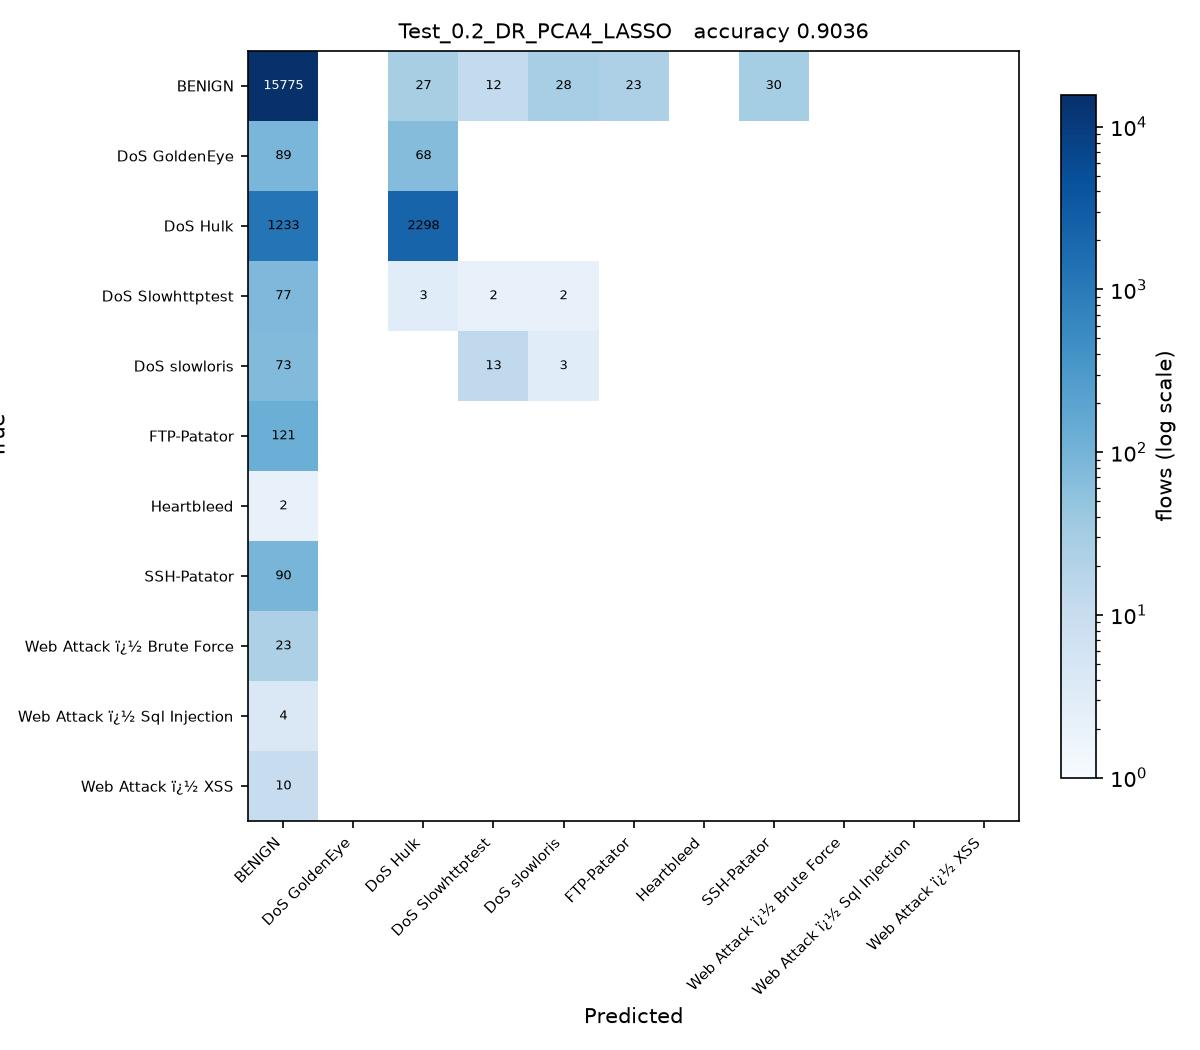

Python code for this plot:
# Test_0.2_DR_PCA4_LASSO.py
#
# Test size 0.2  |  PCA, 4 components  |  Lasso Regression -> SGDClassifier(penalty='l1') (sheet #4)
#
# This is SGDC_60_40.py with the changes marked CHANGE below and nothing else.
#
# Sheet entry 4 is Lasso(alpha=0.1), a regressor. Its defining feature is the
# L1 penalty, which SGDClassifier(penalty='l1') applies to a classifier.
# alpha is left at the SGDClassifier default: the sheet's 0.1 is scaled to
# Lasso's own loss and means something different here.

import os
from pathlib import Path

# CHANGE 1: run from the project folder, so the CSV names below resolve, and
# read them as latin-1. The Web Attack labels contain byte 0x96, which the
# default utf-8 decoder rejects with UnicodeDecodeError.
os.chdir(Path(__file__).resolve().parent.parent)
import numpy as np
import pandas as pd

df1 = pd.read_csv(r'C:\Users\Karthika\OneDrive\Desktop\ACN_PCA_75_Runs\Scripts\Tuesday-WorkingHours.pcap_ISCX (1).csv', low_memory=True, encoding='latin-1')
df2 = pd.read_csv(r'C:\Users\Karthika\OneDrive\Desktop\ACN_PCA_75_Runs\Scripts\Wednesday-workingHours.pcap_ISCX.csv', low_memory=True, encoding='latin-1')
df3 = pd.read_csv(r'C:\Users\Karthika\OneDrive\Desktop\ACN_PCA_75_Runs\Scripts\Thursday-WorkingHours-Morning-WebAttacks.pcap_ISCX.csv', low_memory=True, encoding='latin-1')

dataset = pd.concat([df1, df2, df3], ignore_index=True)

dataset.columns = dataset.columns.str.strip()

# CHANGE 2: a stratified sample of 100000 flows, the same for every run.
# The full three captures hold about 1.3 million flows, which makes 75 runs
# impractical. At least 50 flows of every class are kept.
label = dataset.columns[-1]
dataset = pd.concat(
    [g.sample(n=min(len(g), max(50, round(100000 * len(g) / len(dataset)))), random_state=0)
     for _, g in dataset.groupby(label)],
    ignore_index=True
)

X = dataset.iloc[:, :-1]
y = dataset.iloc[:, -1]

X = X.apply(pd.to_numeric, errors='coerce')

X.replace([np.inf, -np.inf], np.nan, inplace=True)

from sklearn.impute import SimpleImputer

imputer = SimpleImputer(missing_values=np.nan, strategy='mean')
X = imputer.fit_transform(X)

from sklearn.preprocessing import LabelEncoder

labelencoder_y = LabelEncoder()
y = labelencoder_y.fit_transform(y)

from sklearn.model_selection import train_test_split

X_train, X_test, y_train, y_test = train_test_split(
    X,
    y,
    test_size=0.2,   # CHANGE 3: test size
    random_state=0,
    stratify=y
)

# CHANGE 4: PCA, from PCA_LDA_KErnel_PCA_CODE.pdf (fitted on training data only).
# PCA follows the directions of largest variance, so the features have to be on
# a common scale first, otherwise the components just track whichever column has
# the biggest units. The scaler is fitted on the training split only.
from sklearn.preprocessing import StandardScaler
from sklearn.decomposition import PCA

scaler = StandardScaler()
X_train = scaler.fit_transform(X_train)
X_test = scaler.transform(X_test)

pca = PCA(n_components=4)
X_train = pca.fit_transform(X_train)          # no labels: PCA is unsupervised
X_test = pca.transform(X_test)
print("\nVariance explained by 4 components : {:.4f}".format(pca.explained_variance_ratio_.sum()))

# CHANGE 5: Lasso Regression -> SGDClassifier(penalty='l1') (sheet #4) in place of SGDClassifier
from sklearn.linear_model import SGDClassifier

classifier = SGDClassifier(
    loss='hinge',
    penalty='l1',
    alpha=0.0001,
    max_iter=1000,
    tol=1e-3,
    random_state=0
)

classifier.fit(X_train, y_train)

y_pred = classifier.predict(X_test) 

from sklearn.metrics import confusion_matrix
from sklearn.metrics import accuracy_score
from sklearn.metrics import precision_score
from sklearn.metrics import recall_score
from sklearn.metrics import f1_score
from sklearn.metrics import classification_report

cm = confusion_matrix(y_test, y_pred)

print("Confusion Matrix:\n")
print(cm)

print("\nAccuracy : {:.4f}".format(accuracy_score(y_test, y_pred)))
print("\nPrecision : {:.4f}".format(precision_score(y_test, y_pred, average='weighted')))
print("\nRecall : {:.4f}".format(recall_score(y_test, y_pred, average='weighted')))
print("\nF1 Score : {:.4f}".format(f1_score(y_test, y_pred, average='weighted')))

print("\nClassification Report:\n")
print(classification_report(y_test, y_pred))
# CHANGE 6: save the confusion matrix as Test_0.2_DR_PCA4_LASSO.jpg and record the result
import matplotlib
matplotlib.use('Agg')
import matplotlib.pyplot as plt
from matplotlib.colors import LogNorm

here = Path(__file__).resolve().parent
names = [str(c) for c in labelencoder_y.classes_]
fig, ax = plt.subplots(figsize=(8, 7))
im = ax.imshow(cm, cmap='Blues', norm=LogNorm(vmin=1))
ax.set_xticks(range(len(names)), names, rotation=45, ha='right', fontsize=7)
ax.set_yticks(range(len(names)), names, fontsize=7)
ax.set_xlabel('Predicted')
ax.set_ylabel('True')
ax.set_title('Test_0.2_DR_PCA4_LASSO   accuracy {:.4f}'.format(accuracy_score(y_test, y_pred)), fontsize=10)
for i in range(cm.shape[0]):
    for j in range(cm.shape[1]):
        if cm[i, j]:
            ax.text(j, i, cm[i, j], ha='center', va='center', fontsize=6,
                    color='white' if cm[i, j] > cm.max() / 3 else 'black')
fig.colorbar(im, ax=ax, fraction=0.04, label='flows (log scale)')
fig.tight_layout()
fig.savefig(here / 'Test_0.2_DR_PCA4_LASSO.jpg', dpi=150)
plt.close(fig)

row = pd.DataFrame([{
    'Test': 0.2, 'DR': 'PCA4', 'Clas': 'LASSO',
    'Acc': round(accuracy_score(y_test, y_pred), 4),
    'Pre': round(precision_score(y_test, y_pred, average='weighted', zero_division=0), 4),
    'Rec': round(recall_score(y_test, y_pred, average='weighted', zero_division=0), 4),
    'F1': round(f1_score(y_test, y_pred, average='weighted', zero_division=0), 4),
    'script': 'Test_0.2_DR_PCA4_LASSO',
}])
out = here.parent / 'results' / '75_runs.csv'
out.parent.mkdir(exist_ok=True)
if out.exists():
    old = pd.read_csv(out)
    row = pd.concat([old[old['script'] != 'Test_0.2_DR_PCA4_LASSO'], row], ignore_index=True)
row.to_csv(out, index=False)
